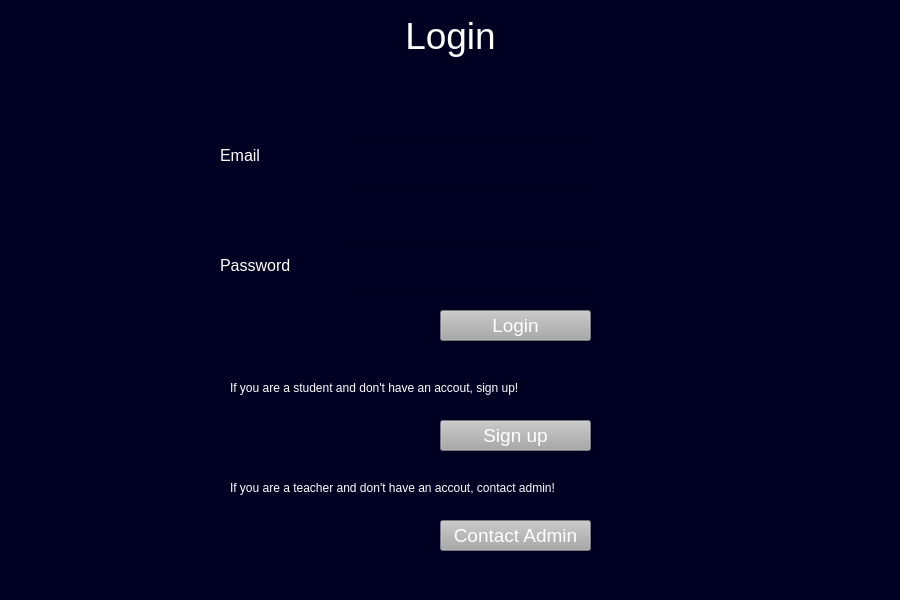
<?xml version="1.0" encoding="UTF-8"?>
<ui version="4.0">
 <class>MainWindow</class>
 <widget class="QMainWindow" name="MainWindow">
  <property name="geometry">
   <rect>
    <x>0</x>
    <y>0</y>
    <width>900</width>
    <height>600</height>
   </rect>
  </property>
  <property name="minimumSize">
   <size>
    <width>0</width>
    <height>1</height>
   </size>
  </property>
  <property name="maximumSize">
   <size>
    <width>1000</width>
    <height>1000</height>
   </size>
  </property>
  <property name="windowTitle">
   <string>MainWindow</string>
  </property>
  <property name="styleSheet">
   <string notr="true">background-color: rgb(0, 0, 34);</string>
  </property>
  <widget class="QWidget" name="centralwidget">
   <widget class="QLabel" name="label">
    <property name="geometry">
     <rect>
      <x>20</x>
      <y>10</y>
      <width>861</width>
      <height>51</height>
     </rect>
    </property>
    <property name="font">
     <font>
      <pointsize>28</pointsize>
     </font>
    </property>
    <property name="styleSheet">
     <string notr="true">color: rgb(255, 255, 255);</string>
    </property>
    <property name="text">
     <string>Login</string>
    </property>
    <property name="alignment">
     <set>Qt::AlignCenter</set>
    </property>
   </widget>
   <widget class="QPushButton" name="signup_btn">
    <property name="geometry">
     <rect>
      <x>440</x>
      <y>420</y>
      <width>151</width>
      <height>31</height>
     </rect>
    </property>
    <property name="styleSheet">
     <string notr="true">background-color: rgb(167, 168, 167); font-size:14pt; color:rgb(255, 255, 255)</string>
    </property>
    <property name="text">
     <string>Sign up</string>
    </property>
   </widget>
   <widget class="QPushButton" name="contact_adm_btn">
    <property name="geometry">
     <rect>
      <x>440</x>
      <y>520</y>
      <width>151</width>
      <height>31</height>
     </rect>
    </property>
    <property name="styleSheet">
     <string notr="true">background-color: rgb(167, 168, 167); font-size:14pt; color:rgb(255, 255, 255)</string>
    </property>
    <property name="text">
     <string>Contact Admin</string>
    </property>
   </widget>
   <widget class="QLabel" name="label_4">
    <property name="geometry">
     <rect>
      <x>230</x>
      <y>380</y>
      <width>361</width>
      <height>16</height>
     </rect>
    </property>
    <property name="styleSheet">
     <string notr="true">color:rgb(255, 255, 255)</string>
    </property>
    <property name="text">
     <string>If you are a student and don't have an accout, sign up!</string>
    </property>
   </widget>
   <widget class="QLabel" name="label_3">
    <property name="geometry">
     <rect>
      <x>220</x>
      <y>250</y>
      <width>111</width>
      <height>31</height>
     </rect>
    </property>
    <property name="styleSheet">
     <string notr="true">font-size:12pt; 
color: rgb(255, 255, 255);</string>
    </property>
    <property name="text">
     <string>Password</string>
    </property>
   </widget>
   <widget class="QLabel" name="label_2">
    <property name="geometry">
     <rect>
      <x>220</x>
      <y>140</y>
      <width>101</width>
      <height>31</height>
     </rect>
    </property>
    <property name="font">
     <font>
      <pointsize>12</pointsize>
     </font>
    </property>
    <property name="styleSheet">
     <string notr="true">font-size:12pt; 
color: rgb(255, 255, 255);</string>
    </property>
    <property name="text">
     <string>Email</string>
    </property>
   </widget>
   <widget class="QLabel" name="label_5">
    <property name="geometry">
     <rect>
      <x>230</x>
      <y>480</y>
      <width>361</width>
      <height>16</height>
     </rect>
    </property>
    <property name="styleSheet">
     <string notr="true">color:rgb(255, 255, 255)</string>
    </property>
    <property name="text">
     <string>If you are a teacher and don't have an accout, contact admin!</string>
    </property>
   </widget>
   <widget class="QPushButton" name="loginbutton">
    <property name="geometry">
     <rect>
      <x>440</x>
      <y>310</y>
      <width>151</width>
      <height>31</height>
     </rect>
    </property>
    <property name="styleSheet">
     <string notr="true">background-color: rgb(167, 168, 167); font-size:14pt; color:rgb(255, 255, 255)</string>
    </property>
    <property name="text">
     <string>Login</string>
    </property>
   </widget>
   <widget class="QLineEdit" name="email_LE">
    <property name="geometry">
     <rect>
      <x>350</x>
      <y>140</y>
      <width>241</width>
      <height>51</height>
     </rect>
    </property>
    <property name="styleSheet">
     <string notr="true">font-size:14pt; color:rgb(243, 243, 243)</string>
    </property>
   </widget>
   <widget class="QLineEdit" name="password_LE">
    <property name="geometry">
     <rect>
      <x>350</x>
      <y>240</y>
      <width>241</width>
      <height>51</height>
     </rect>
    </property>
    <property name="styleSheet">
     <string notr="true">font-size:14pt; color:rgb(243, 243, 243)</string>
    </property>
    <property name="text">
     <string/>
    </property>
    <property name="echoMode">
     <enum>QLineEdit::Password</enum>
    </property>
   </widget>
  </widget>
  <widget class="QMenuBar" name="menubar">
   <property name="geometry">
    <rect>
     <x>0</x>
     <y>0</y>
     <width>900</width>
     <height>18</height>
    </rect>
   </property>
  </widget>
  <widget class="QStatusBar" name="statusbar"/>
 </widget>
 <resources/>
 <connections/>
</ui>
